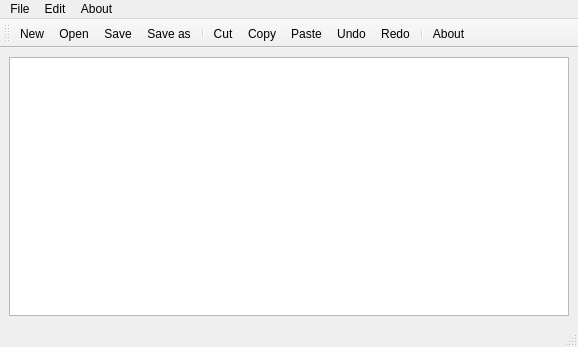
<?xml version="1.0" encoding="UTF-8"?>
<ui version="4.0">
 <class>MainWindow</class>
 <widget class="QMainWindow" name="MainWindow">
  <property name="geometry">
   <rect>
    <x>0</x>
    <y>0</y>
    <width>578</width>
    <height>347</height>
   </rect>
  </property>
  <property name="windowTitle">
   <string>MainWindow</string>
  </property>
  <widget class="QWidget" name="centralwidget">
   <layout class="QHBoxLayout" name="horizontalLayout">
    <item>
     <widget class="QTextEdit" name="textEdit"/>
    </item>
   </layout>
  </widget>
  <widget class="QMenuBar" name="menubar">
   <property name="geometry">
    <rect>
     <x>0</x>
     <y>0</y>
     <width>578</width>
     <height>22</height>
    </rect>
   </property>
   <widget class="QMenu" name="menuFile">
    <property name="title">
     <string>File</string>
    </property>
    <addaction name="actionNew"/>
    <addaction name="actionOpen"/>
    <addaction name="separator"/>
    <addaction name="actionSave"/>
    <addaction name="actionSave_as"/>
   </widget>
   <widget class="QMenu" name="menuEdit">
    <property name="title">
     <string>Edit</string>
    </property>
    <addaction name="actionCut"/>
    <addaction name="actionCopy"/>
    <addaction name="actionPaste"/>
    <addaction name="separator"/>
    <addaction name="actionRedo"/>
    <addaction name="actionUndo"/>
    <addaction name="separator"/>
   </widget>
   <widget class="QMenu" name="menuAbout">
    <property name="title">
     <string>About</string>
    </property>
   </widget>
   <addaction name="menuFile"/>
   <addaction name="menuEdit"/>
   <addaction name="menuAbout"/>
  </widget>
  <widget class="QStatusBar" name="statusbar"/>
  <widget class="QToolBar" name="toolBar">
   <property name="windowTitle">
    <string>toolBar</string>
   </property>
   <attribute name="toolBarArea">
    <enum>TopToolBarArea</enum>
   </attribute>
   <attribute name="toolBarBreak">
    <bool>false</bool>
   </attribute>
   <addaction name="actionNew"/>
   <addaction name="actionOpen"/>
   <addaction name="actionSave"/>
   <addaction name="actionSave_as"/>
   <addaction name="separator"/>
   <addaction name="actionCut"/>
   <addaction name="actionCopy"/>
   <addaction name="actionPaste"/>
   <addaction name="actionUndo"/>
   <addaction name="actionRedo"/>
   <addaction name="separator"/>
   <addaction name="actionAbout"/>
  </widget>
  <action name="actionNew">
   <property name="icon">
    <iconset resource="Resource.qrc">
     <normaloff>:/rec/img/icons8-new-file-50.png</normaloff>:/rec/img/icons8-new-file-50.png</iconset>
   </property>
   <property name="text">
    <string>New</string>
   </property>
  </action>
  <action name="actionOpen">
   <property name="icon">
    <iconset resource="Resource.qrc">
     <normaloff>:/rec/img/icons8-open-file-50.png</normaloff>:/rec/img/icons8-open-file-50.png</iconset>
   </property>
   <property name="text">
    <string>Open</string>
   </property>
  </action>
  <action name="actionSave">
   <property name="icon">
    <iconset resource="Resource.qrc">
     <normaloff>:/rec/img/icons8-save-30.png</normaloff>:/rec/img/icons8-save-30.png</iconset>
   </property>
   <property name="text">
    <string>Save</string>
   </property>
  </action>
  <action name="actionSave_as">
   <property name="icon">
    <iconset resource="Resource.qrc">
     <normaloff>:/rec/img/icons8-save-as-50.png</normaloff>:/rec/img/icons8-save-as-50.png</iconset>
   </property>
   <property name="text">
    <string>Save as</string>
   </property>
  </action>
  <action name="actionCut">
   <property name="icon">
    <iconset resource="Resource.qrc">
     <normaloff>:/rec/img/icons8-cut-30.png</normaloff>:/rec/img/icons8-cut-30.png</iconset>
   </property>
   <property name="text">
    <string>Cut</string>
   </property>
  </action>
  <action name="actionCopy">
   <property name="icon">
    <iconset resource="Resource.qrc">
     <normaloff>:/rec/img/icons8-copy-24.png</normaloff>:/rec/img/icons8-copy-24.png</iconset>
   </property>
   <property name="text">
    <string>Copy</string>
   </property>
  </action>
  <action name="actionPaste">
   <property name="icon">
    <iconset resource="Resource.qrc">
     <normaloff>:/rec/img/icons8-paste-50.png</normaloff>:/rec/img/icons8-paste-50.png</iconset>
   </property>
   <property name="text">
    <string>Paste</string>
   </property>
  </action>
  <action name="actionRedo">
   <property name="icon">
    <iconset resource="Resource.qrc">
     <normaloff>:/rec/img/icons8-redo-30.png</normaloff>:/rec/img/icons8-redo-30.png</iconset>
   </property>
   <property name="text">
    <string>Redo</string>
   </property>
  </action>
  <action name="actionUndo">
   <property name="icon">
    <iconset resource="Resource.qrc">
     <normaloff>:/rec/img/icons8-undo-30.png</normaloff>:/rec/img/icons8-undo-30.png</iconset>
   </property>
   <property name="text">
    <string>Undo</string>
   </property>
  </action>
  <action name="actionAbout">
   <property name="icon">
    <iconset resource="Resource.qrc">
     <normaloff>:/rec/img/icons8-about-30.png</normaloff>:/rec/img/icons8-about-30.png</iconset>
   </property>
   <property name="text">
    <string>About</string>
   </property>
  </action>
 </widget>
 <resources>
  <include location="Resource.qrc"/>
 </resources>
 <connections/>
</ui>
